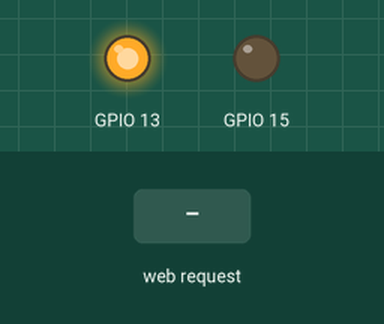
The sketch below on a simulated ESP8266 (NodeMCU). Parts: output pins drawn as LEDs (lit = HIGH). The test bench sets the inputs (shaded band). WiFi joins after 1.5 s; servers stay silent unless stated; what the sketch prints to the serial monitor is not drawn.

Above: at 0.1 s.
At 3.2 s:
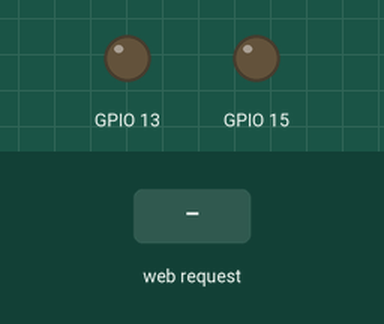
3.3 s: HTTP request GET /v1/switch1/on received
4.9 s: HTTP request GET /v1/switch1/off received
6.4 s: HTTP request GET /v1/switch1/status received
Timing chart, 0 to 9.4 s (numbered marks = the images above; inputs shaded):
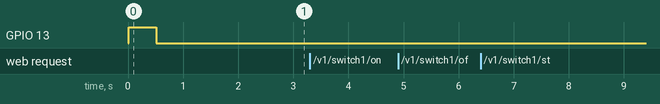

The sketch:

arduino-esp8266.ino
```cpp
#include <ESP8266WiFi.h>

const char* ssid = "hupan-here";
const char* password = "xiongbaobao";

bool connectOk = false;
bool switchOn = false;
WiFiServer wifiServer(80);

void setup() {
    //gpio
    pinMode(13, OUTPUT);
    digitalWrite(13, 0);
    pinMode(15, OUTPUT);
    digitalWrite(15, 0);
    Serial.begin(115200);
    delay(10);

    // off
    digitalWrite(13, 1);
    delay(500);
    digitalWrite(13, 0);
    delay(10);

    // Connect to WiFi network
    Serial.println();
    Serial.print("Connecting to ");
    Serial.println(ssid);

    WiFi.begin(ssid, password);
    int count = 0;
    while ((WiFi.status() != WL_CONNECTED)&&(count < 200)) {
        count++;
        delay(500);
        Serial.print(".");
    }
    Serial.println("");
    Serial.println("WiFi Connected");
    connectOk = true;

    // Start the server
    wifiServer.begin();

    // Print the IP address
    Serial.print("Server started @ ");
    Serial.println(WiFi.localIP());
}

void loop() {
    // Check if wifi is connected
    if(!connectOk){
        delay(500);
        return;
    }

    WiFiClient myClient = wifiServer.available();
    if(!myClient){
        delay(200);
        return;
    }

    String request = myClient.readStringUntil('\r');
    myClient.flush();
    praseRequest(myClient, request);
    Serial.println(request);
    delay(100);

    return;
}

void praseRequest(WiFiClient wifiClient, String request){
    bool action = false;
    if(request.startsWith("POST ")){
         String url = request.substring(5);
         if(url.startsWith("/v1/switch1/on")){
             action = true;
             switchOn = true;
             wifiClient.print("HTTP/1.1 200 \r\n\r\n");
         }else if(url.startsWith("/v1/switch1/off")){
             action = true;
             switchOn = false;
             wifiClient.print("HTTP/1.1 200 \r\n\r\n");
         }else{
            wifiClient.print("HTTP/1.1 404 \r\n\r\n");
        }
    }else if(request.startsWith("GET ")){
        String url = request.substring(4);
        if(url.startsWith("/v1/switch1/status")){
             if(switchOn){
                 wifiClient.print("HTTP/1.1 200 \r\n\r\n1");
             }else{
                 wifiClient.print("HTTP/1.1 200 \r\n\r\n0");
             }
         }else{
            wifiClient.print("HTTP/1.1 404 \r\n\r\n");
        }
    }else{
        Serial.println("skip");
    }

    if(action){
        if(switchOn){
            digitalWrite(15, 1);
            delay(500);
            digitalWrite(15, 0);
        } else {
            digitalWrite(13, 1);
            delay(500);
            digitalWrite(13, 0);
        }
        delay(100);
    }

    return;
}
```

Measured:
- after the input at 3.3 s, every drawn part: stays the same
- after the input at 4.9 s, every drawn part: stays the same
- after the input at 6.4 s, every drawn part: stays the same
